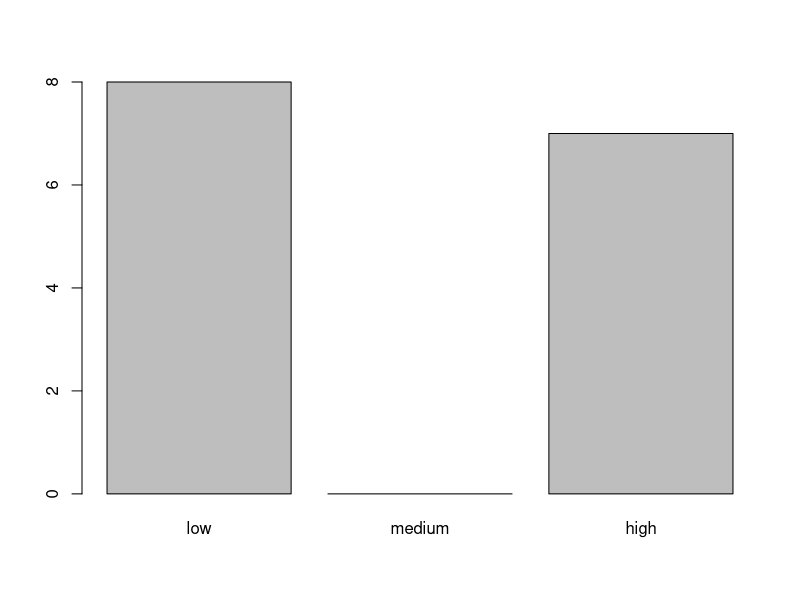
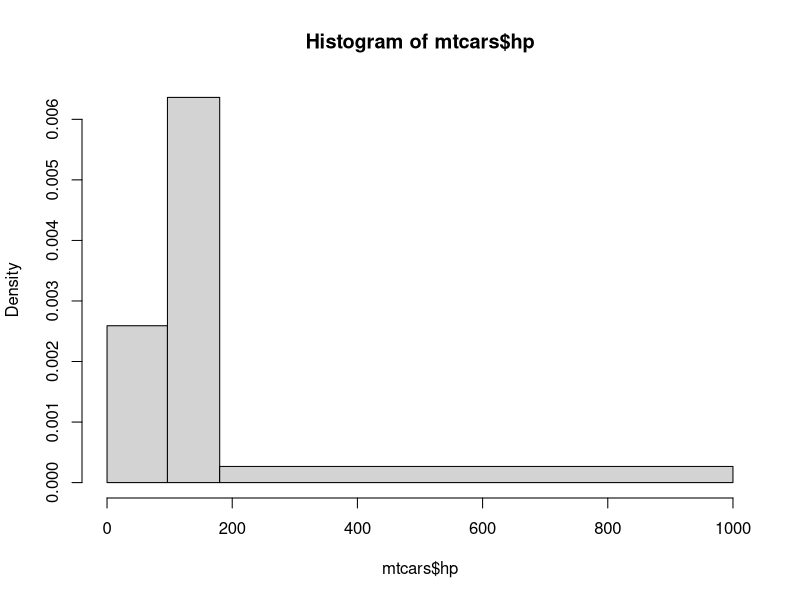
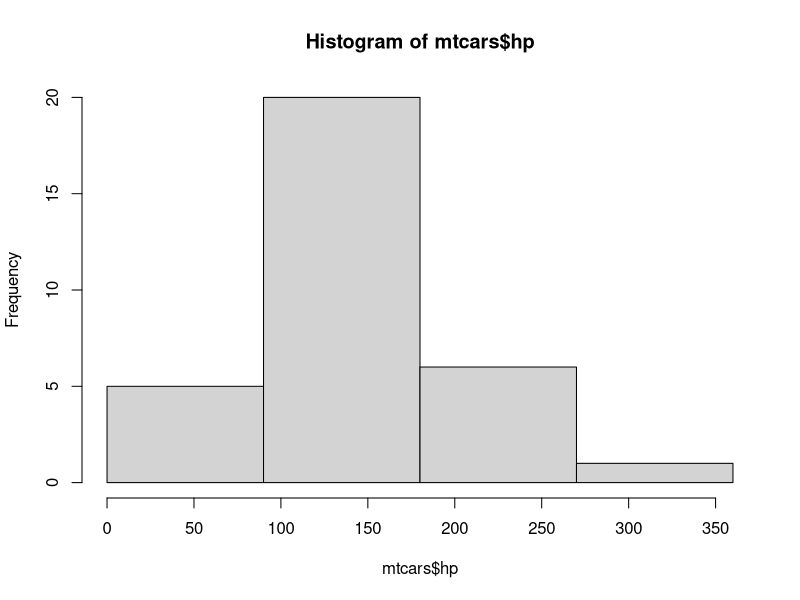
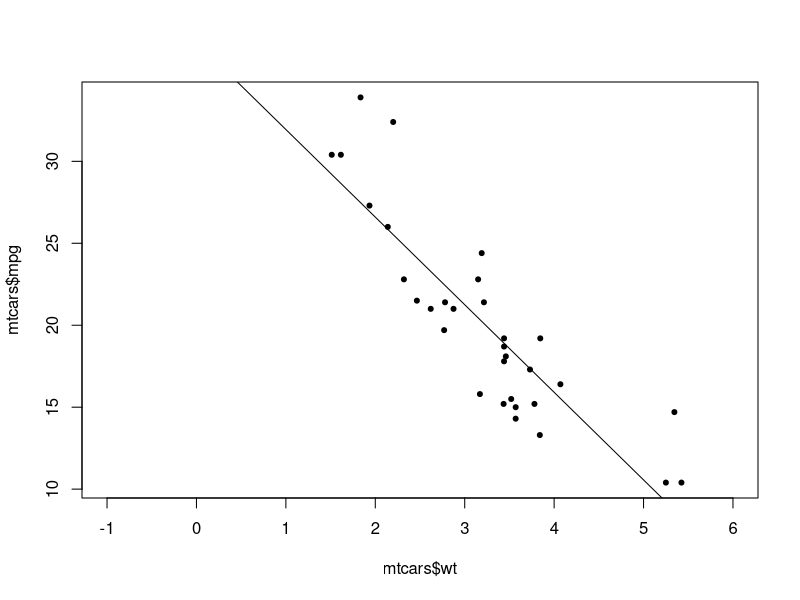

Here is the R script that generated these plots, in order:
###################################
###################################
########                   ########
########   Data Science 3  ########
########       Lab 6       ######## 
########  21st Nov. 2023    ########
########                   ########
###################################
###################################


# Welcome to lab number 6. Today we'll be learning a few more 
# R/general programming concepts before moving onto lecture examples

########################################
####    Boolean logic, continued    ####
########################################

# the main logic operators in R are as follows:
# the NOT operator, !, turns TRUE into FALSE and vice versa
!TRUE
!FALSE
# the AND operator, &, returns TRUE only if elements on both sides of the operator are TRUE
1==1 & 2==1
# the inclusive OR operator, |, returns TRUE if EITHER of the elements are TRUE
1==1 | 2==1

# there is no operator for exclusive OR, but there is a function, xor()
xor(1==1 , 2==2)

# 1.1 
# mtcars is a database of cars with several variables such as horsepower, weight, number of cylinders etc.
data(mtcars)
head(mtcars)
# Using indexing (square brackets) and the & operator, write a line of code
# that selects only the rows of mtcars with at least 6 cylinders (mtcars$cyl >= 6) and horsepower of at least 110 (mtcars$hp >= 110). Remember to include all the columns.

d2<- mtcars[mtcars$cyl >= 6 & mtcars$hp >= 110, ]
nrow(d2)

#to cearte new columns as 0

d2$newcolumn <- 0
head(d2)

#creste a new variable or column called 'powerful' that takes the value 'low' when the horspower is in the bottom quartle. 'meduim' when is in the middle 2 quartile, and high when hthe horsepower is in the top quartile

mtcars$powerful <- NA #to create an object
quantile(mtcars$hp, 0.5) #it also means the midian, the 50% quartle
median(mtcars$hp)
quantile(mtcars$hp, 0.75)
summary(mtcars$hp)
mtcars$powerful [mtcars$hp < quantile(mtcars$hp, 0.25)] <- 'low'
mtcars$powerful [mtcars$hp >= quantile(mtcars$hp, 0.25)
                    & mtcars$hp <= quantile(mtcars$hp, 0.75)] <- 'meduim'

mtcars$powerful [mtcars$hp >= quantile(mtcars$hp, 0.75)] <- 'high'

#another method

mtcars$powerful <- cut(mtcars$hp, breaks = c(0, 96.5, 180, 1000), labels= c('low', 'meduim', 'high'))

mtcars$powerful <- cut(mtcars$hp, breaks = quantile (mtcars$hp, c(0, 0.25, 0.75, 1)), c('low', 'meduim', 'high'))

library(tidyverse)
mtcars %>% mutate (powerful = case_when (hp < quantile(mtcars$hp, 0.25) ~ 'low',
                                  hp >= 96.5 & hp<= 180 ~ 'meduim',
                                  hp > 180 ~ 'high') )-> mtcars

  mtcars <- mtcars[, colnames(mtcars)!= 'example'] #its nt necessary, it is to delete what has been stored in the class
mtcars$powerful <- factor(mtcars$powerful, levels= c('low', 'medium', 'high'))
  barplot(table(mtcars$powerful))
  hist(mtcars$hp, breaks= c(0, 96.5, 180, 1000))
  hist(mtcars$hp, breaks= c(0, 90, 180, 270, 360))
  summary(mtcars$hp)
### 1.2
# Now select only those rows with either high efficiency (miles per gallon (mpg) of at least 25) or low weight (wt <= 2.5)

#############################
####    If statements    ####
#############################

# The if() function will execute everything after it, either on the same line or in {} brackets,
# only if there is a TRUE boolean statement within the parentheses
x <- 5
if(x > 3) print ('This statement is true')
if(x-4==1){
  new_object <- c('this','statement','is','also','true')
  print(new_object)
}

### 2.1
# Write a function called probe, that takes two arguments, n and w.
# The function should return a character vector of length n, consisting of 'Water' and 'Land', sampled with probability w. (so probability of sampling 'Water' is w)
# If the p argument is not numeric, or if it is not between 0 and 1, the function should return the following message:
# "Please input a probability between 0 and 100000"

probe <- function(n,w) {
  if(w<0 | w>1| !is.numeric(w)){
    return("please input a probability between 0 and 1")
  } 
    listwl <- sample(c("water", "land"), n, prob=c(w, 1-w), replace = T)
    return(listwl)
}

probe("10",2)


# After the if statement we can put an else statement:
if(x-4>1){
  new_object <- c('this','statement','is','also','true')
  print(new_object)
}else{
  print('This is untrue')
}

# A simplified version of if()else is the following:
ifelse(x/2==7,print('Definitely true'),print('categorically false'))

##################################
####    Paste and strsplit    ####
##################################

# paste() and strsplit() can be used to join and separate
# character objects (strings), respectively. For example:

paste('Hello','world!', sep='_')
strsplit('Hello to you too. /My name is Ed.', split='/')

# You'll notice that strsplit returns a list. This allows us to vectorise the function:
strsplit(rownames(mtcars),split=' ')


#####################
####    Loops    ####
#####################

# Loops are algorithms that repeat a procedure over and over until they are instructed to stop.
# There are two main kinds:
# FOR loops iterate over a predetermined set (vector, list, etc)
fruits <- c('apple','banana', 'pineapple','mango','orange')
for(i in fruits){
  print(paste('My favourite fruit is',i,sep=': '))
}

useless_function <- function(n){
  for (i in 1:n){
    print(paste0(i,'. This number is: ', c('even','odd')[i%%2 +1]))
  }
}
useless_function(7)

### 4.1 
data(iris)

# Write a for loop that iterates over the column names of the iris dataset and print each together with the number of characters in the column name in parenthesis. Example output: Sepal.Length (12). To get the number of characters use the function nchar().

# Next, WHILE loops continue to loop until the boolean statment in the defining parentheses, e.g.
x <- 0
while(x<100){
  print(x)
  x <- x+sample(1:20,1)
}

### 4.2 How many numbers do you need in the sequence 1*2*3*4*5*... before the product exceeds 10 million?
# Use a while loop to get the answer

###################################
####    Linear models intro    ####
###################################

# We can run an OLS linear model using lm()
# Inside the lm and other model functions we use formulas
# Formulas have the dependent variable on the left and the independent (predictor) variables on the right with a ~ in between
# Lets run a bivariate regression of car weight (in 1000 pounds/500 kg) on miles per gallon (1mpg = 1km/L)
model <- lm(mtcars$mpg ~ mtcars$wt)
summary(model)

### 5.1
# What does the Estimate for the (Intercept) number represent?
plot(mtcars$wt,mtcars$mpg, pch=20, xlim = c(-1,6))
abline(model)

#it is the predicted fuel effieciency of a car that weighs 0 lbs

### 5.2
# What does the Estimate for the mtcars$wt number represent?

#it is the predicted  change in fuel effieciency associated with a unit chnage in weight (1000lbs change in weight)


### 5.3 
# Is the relationship between these two variables positive or negative? Why do you think that might be?

# the bigger the car, the more fuel it uses, so it is negative

### 5.4 What is the predicted average efficiency in miles per gallon of a 4000 pound (2000kg) car?
#Y= a+bx, where x=4
37.2851 + (-5.3445) *4
#15.9 mpg
# Let's transform the independent variable:
mtcars$wt_centred <- mtcars$wt - mean(mtcars$wt)
mean(mtcars$wt_centred) #it is zero
var(mtcars$wt_centred) #it is the same, coz we have not diveded
### 5.5
# compare the mean and variance of the new variable with the untransformed variable. What do you notice?

### 5.6
# Run a new regression with new independent variable
# What do you notice about the estimates?
# What is the interpretation of the (Intercept) estimate in this regression?
mode12 <-lm(mtcars$mpg ~ mtcars$wt_centred)
summary(mode12)

#the slope stays the same but the intercept changes
# the value represents the predicted fuel efficeiency for a car of an average weight
### 5.7
# Run the following code:
y <- mtcars$mpg
x <- cbind(1,mtcars$wt)

# A couple of functions for you to know:
# t() returns the transpose of any matrix
# solve() returns the inverse of any (invertible) matrix
# %*% is matrix multiplication
# with that in mind try to code the following expression in R:
# (x'x)^(-1) * (x'y)
# where ' means the transpose
# Run the code you have written. What do you find?



